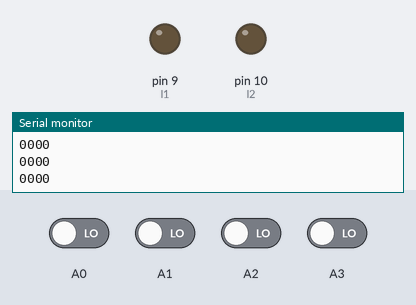
Recording of a sketch running on a simulated Arduino Uno, built with avr-gcc and run on an emulated ATmega328P. Parts: output pins drawn as LEDs (lit = HIGH), the last lines printed to the serial monitor. The test bench sets the inputs (shaded band); at power-on: A0–3 LOW. Pins used as bus, display or sensor lines are not drawn.

Above: at 1.2 s.
1.3 s: A0 driven HIGH
At 2.5 s:
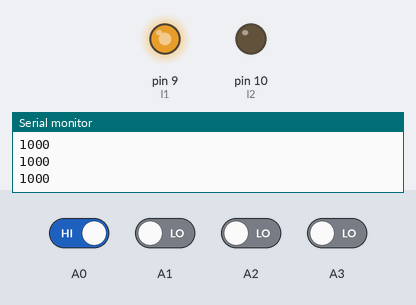
2.8 s: A1 driven HIGH
At 3.7 s:
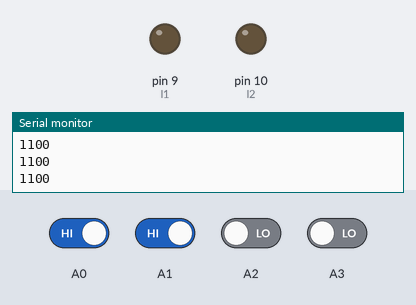
4.3 s: A1 driven LOW
At 4.7 s:
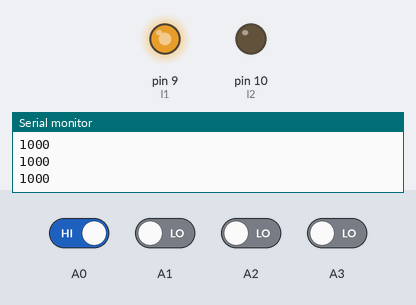
5.8 s: A0 driven LOW
At 7.0 s:
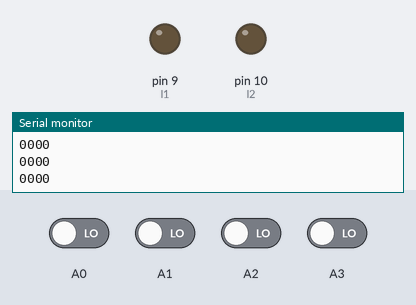
7.3 s: A3 driven HIGH
At 8.3 s:
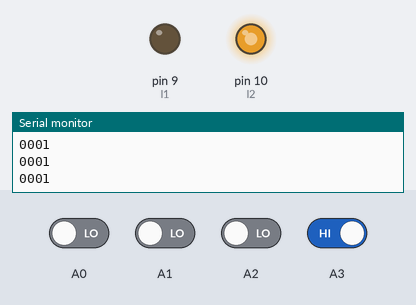
8.8 s: A2 driven HIGH
At 9.6 s:
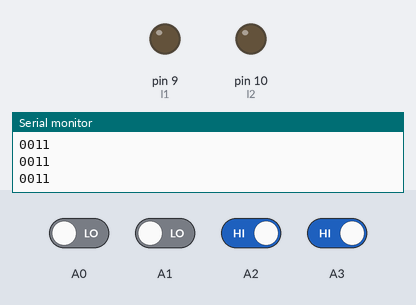
Timing chart, 0 to 11.3 s (numbered marks = the images above; inputs shaded):
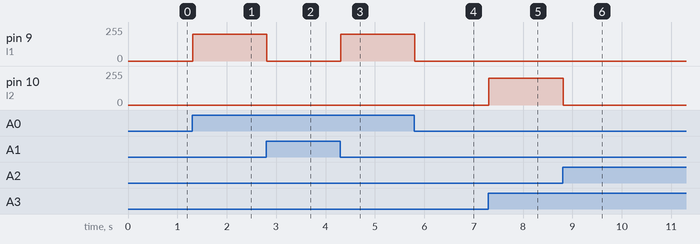

Measured:
- after the input at 1.3 s, pin 9 (l1): 0/255 → 202/255 at once
- after the input at 2.8 s, pin 9 (l1): 202/255 → 0/255 at once
- after the input at 4.3 s, pin 9 (l1): 0/255 → 202/255 at once
- after the input at 5.8 s, pin 9 (l1): 202/255 → 0/255 at once
- after the input at 7.3 s, pin 10 (l2): 0/255 → 202/255 at once
- after the input at 8.8 s, pin 10 (l2): 202/255 → 0/255 at once

The sketch:

arduino_wifi_controlled_bot.ino
```cpp
//for less than avg-white......else black
//1st ldr is left....2nd for front ldr.....3rd for right ldr
//0 for black,1 for white
//3,6 are for left motor....9,11 are for right motor
////long distance, timeTaken;
////int trigPin = 2; // trigger pin is for output....we r sending waves from here
////int echoPin = 3; // echo pin is for input....we r receiving waves here

int r1 = 5, r2 = 6, l1 = 9, l2 = 10;//arduino to l293d

void straight()
{
  analogWrite(r1, 204);
  analogWrite(r2, 0);
  analogWrite(l1, 202);
  analogWrite(l2, 0);
}
void right()
{
  analogWrite(r1, 0);
  analogWrite(r2, 0);
  analogWrite(l1, 200);
  analogWrite(l2, 0);
}
void left()
{
  analogWrite(r1, 200);
  analogWrite(r2, 0);
  analogWrite(l1, 0);
  analogWrite(l2, 0);
}
void back()
{
  analogWrite(r1, 0);
  analogWrite(r2, 204);
  analogWrite(l1, 0);
  analogWrite(l2, 202);
}
void stopping()
{
  analogWrite(r1, 0);
  analogWrite(r2, 0);
  analogWrite(l1, 0);
  analogWrite(l2, 0);
}

void setup()
{
  Serial.begin(9600); // put your setup code here, to run once:
  pinMode(A0, INPUT);
  pinMode(A1, INPUT);
  pinMode(A2, INPUT);
  pinMode(A3, INPUT);

  pinMode(r1, OUTPUT);
  pinMode(r2, OUTPUT);
  pinMode(l1, OUTPUT);
  pinMode(l2, OUTPUT);

}

void loop()
{
  int w = digitalRead(A0);
  int x = digitalRead(A1);
  int y = digitalRead(A2);
  int z = digitalRead(A3);
  Serial.print(w);
  Serial.print(x);
  Serial.print(y);
  Serial.println(z);

  if (w == 1 && x == 0 && y == 0 && z == 0)
    straight();

  else if (w == 0 && x == 1 && y == 0 && z == 0)
    left();

  else if (w == 0 && x == 0 && y == 1 && z == 0)
    right();

  else if (w == 0 && x == 0 && y == 0 && z == 1)
    back();

  else
    stopping();
}
```
